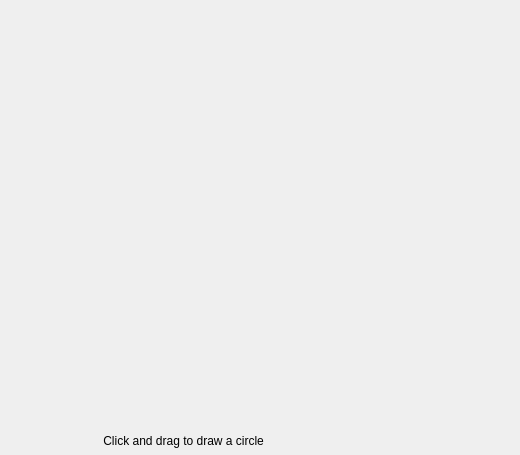
<?xml version="1.0" encoding="UTF-8"?>
<ui version="4.0">
 <class>part1</class>
 <widget class="QMainWindow" name="part1">
  <property name="geometry">
   <rect>
    <x>0</x>
    <y>0</y>
    <width>520</width>
    <height>455</height>
   </rect>
  </property>
  <property name="windowTitle">
   <string>part1</string>
  </property>
  <widget class="QWidget" name="centralWidget">
   <widget class="QLabel" name="label_2">
    <property name="geometry">
     <rect>
      <x>90</x>
      <y>430</y>
      <width>231</width>
      <height>21</height>
     </rect>
    </property>
    <property name="text">
     <string>    Click and drag to draw a circle</string>
    </property>
   </widget>
  </widget>
 </widget>
 <layoutdefault spacing="6" margin="11"/>
 <resources/>
 <connections/>
</ui>
